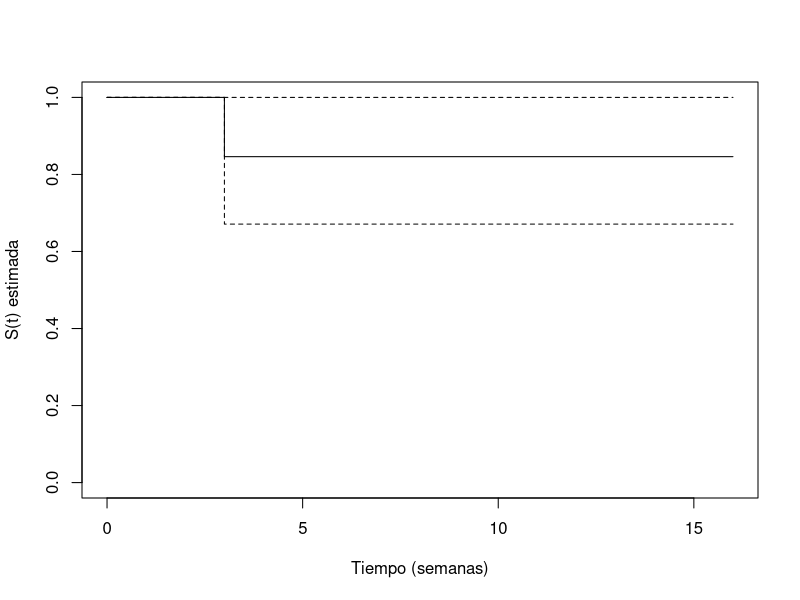
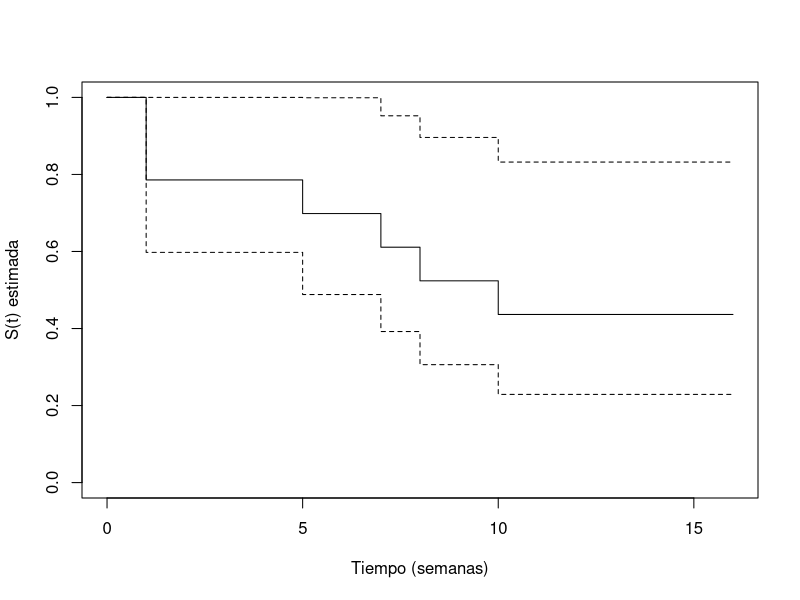
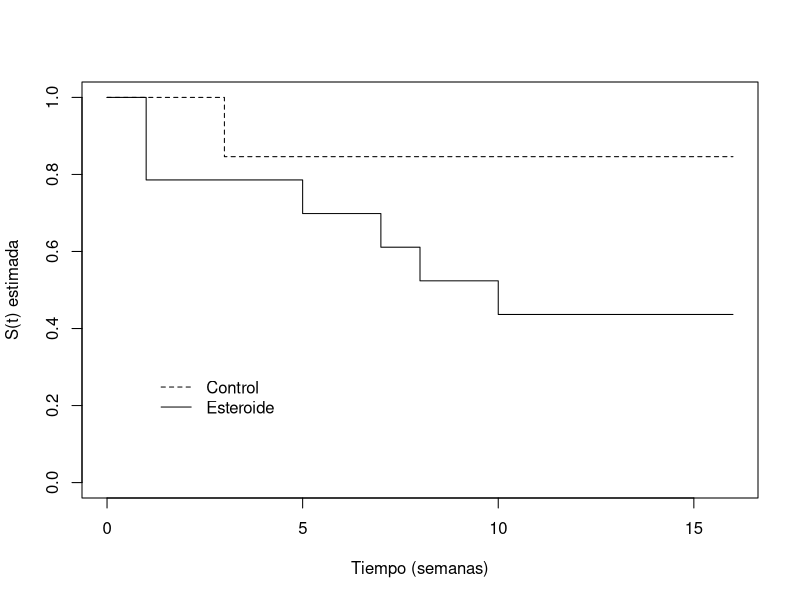
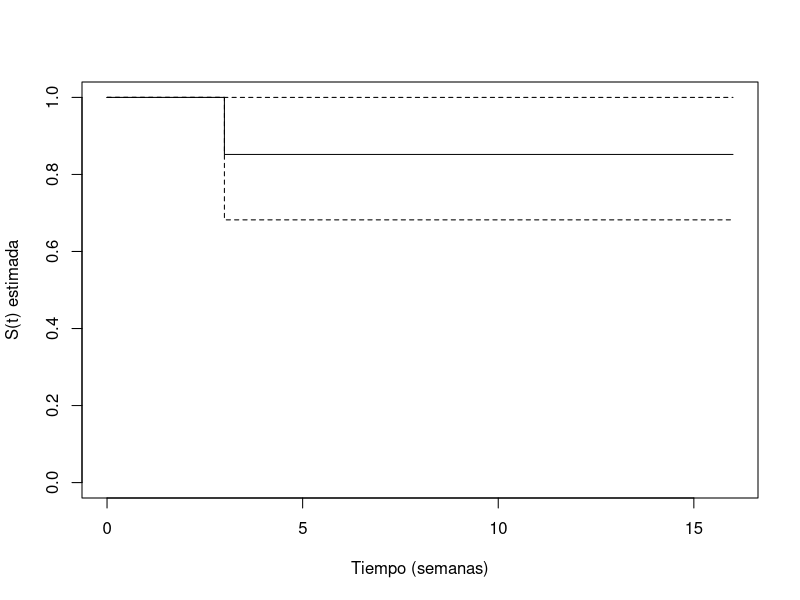
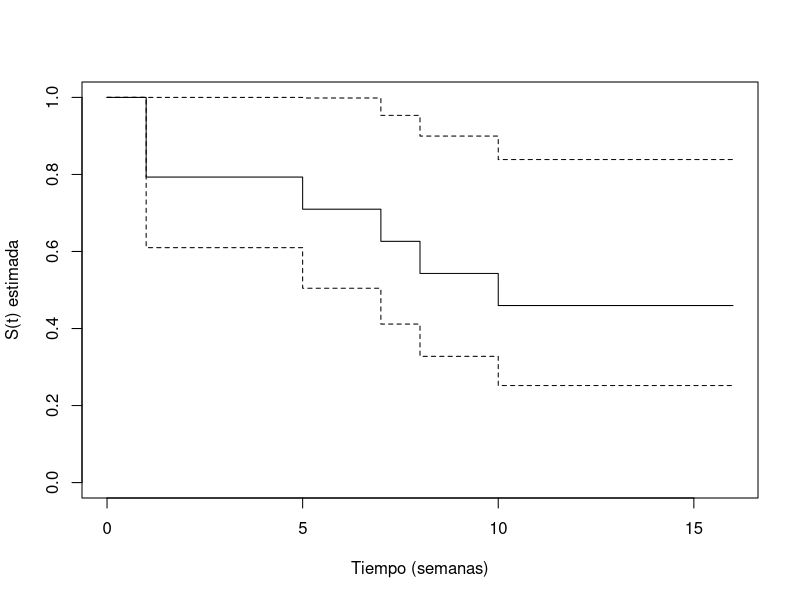
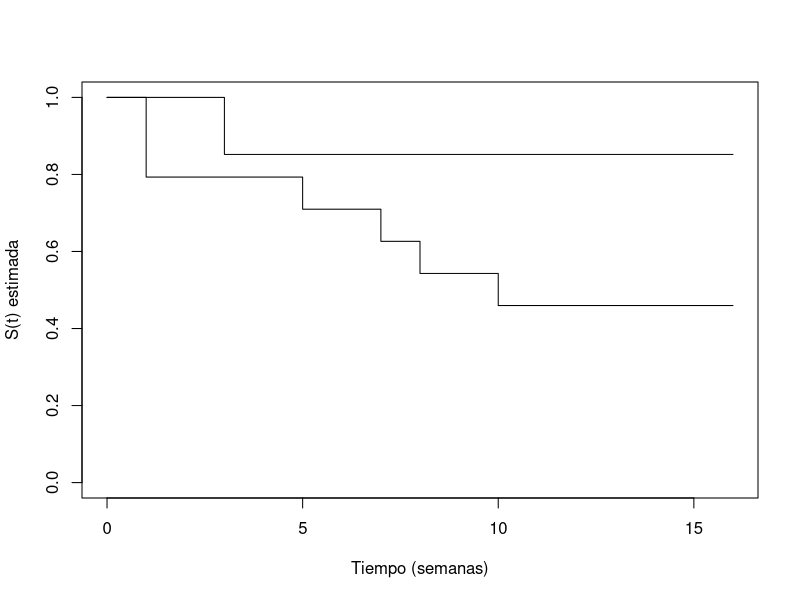

Generate these figures, in order, with R:

# Estimación de la función S

# Datos de hepatitis

# libreria necesaria

require(survival)

# Grupo Control

tpo1 <- c(1,2,3,3,3,5,5,16,16,16,16,16,16,16,16) # Datos hepatitis pag 65
cens1 <- c(0,0,1,1,0,0,0,0,0,0,0,0,0,0,0) # Censurados 0, Observado 1

# Grupo Esteroide

tpo2 <- c(1,1,1,1,4,5,7,8,10,10,12,16,16,16)
cens2 <- c(1,1,1,0,0,1,1,1,1,0,0,0,0,0)

# Datos Total

tpo <- c(1,2,3,3,3,5,5,16,16,16,16,16,16,16,16,1,1,1,1,4,5,7,8,10,10,12,16,16,16)
cens <- c(0,0,1,1,0,0,0,0,0,0,0,0,0,0,0,1,1,1,0,0,1,1,1,1,0,0,0,0,0)
grupo <- c(rep(1,15),rep(2,14)) # Crea un vector para diferenciar los grupos
                                # Se es de grupo control o de grupo esteroides

# Estimador K-M Grupo Control

ekm1 <- survfit(Surv(tpo1,cens1)~1)
summary(ekm1)
plot(ekm1,xlab="Tiempo (semanas)", ylab= "S(t) estimada")

# Estimador K-M Grupo Esteroide

ekm2 <- survfit(Surv(tpo2,cens2)~1)
summary(ekm2)
plot(ekm2,xlab="Tiempo (semanas)", ylab= "S(t) estimada")


# Estimador K-M Grupos

ekm <- survfit(Surv(tpo,cens)~grupo)
summary(ekm)
plot(ekm,lty=c(2,1),xlab="Tiempo (semanas)", ylab= "S(t) estimada")
legend(1,0.3,lty=c(2,1), c("Control", "Esteroide"), lwd=1, bty="n")

# Estimador NA Grupo de Control, Fleming and Harrington = fh


ena1 <- survfit(Surv(tpo1,cens1)~1, type = "fh")
summary(ena1)
plot(ena1,xlab="Tiempo (semanas)", ylab= "S(t) estimada")



# Estimador NA Grupo de Eseroide, Fleming and Harrington = fh


ena2 <- survfit(Surv(tpo2,cens2)~1, type = "fh")
summary(ena2)
plot(ena2,xlab="Tiempo (semanas)", ylab= "S(t) estimada")


 # Estimador NA Grupos, Fleming and Harrington = fh


ena <- survfit(Surv(tpo,cens)~grupo, type = "fh")
summary(ena)
plot(ena,xlab="Tiempo (semanas)", ylab= "S(t) estimada")




























